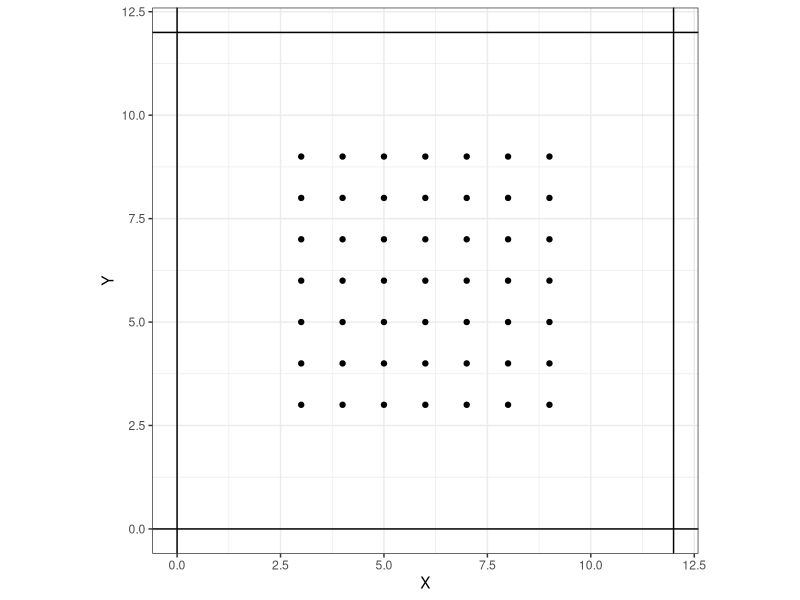

This figure's R source:
## ---- chunk 1
library(ggplot2)
knitr::opts_chunk$set(echo = F)
## ---- chunk 2
X=expand.grid(3:9,3:9)
buff = 3
grid.space = 0.5
## ---- chunk 3
# Define the state-space by buffering the traps
xmin<- min(X[,1])-buff
xmax<- max(X[,1])+buff
ymin<- min(X[,2])-buff
ymax<- max(X[,2])+buff
## ---- chunk 4

ggplot() + 
  geom_point(aes(x = X[,1], y = X[,2])) + 
  xlab("X") + ylab("Y") + 
  geom_vline(xintercept = c(xmin, xmax)) + 
  geom_hline(yintercept = c(ymin, ymax)) + 
  coord_equal() + theme_bw()

